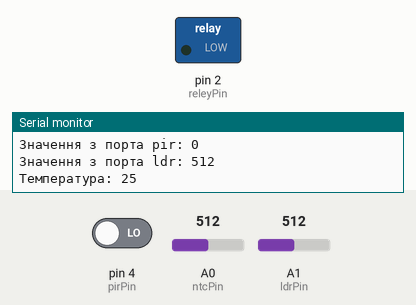
This sketch was run on a simulated Arduino Uno, built with avr-gcc and run on an emulated ATmega328P. Shown: switched loads named in the sketch (green lamp = pin HIGH), the last lines printed to the serial monitor. Inputs (shaded band) come from the test bench; at power-on: pin 4 (pirPin) LOW, A1 (ldrPin) = 512, A0 (ntcPin) = 512.

Above: at 1.3 s.
1.4 s: pin 4 (pirPin) driven HIGH
At 3.0 s:
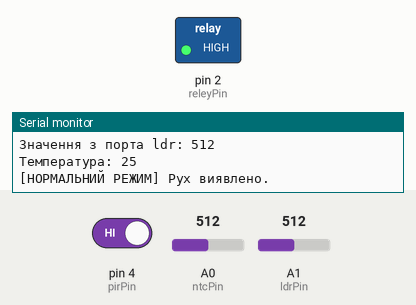
5.8 s: A1 (ldrPin) set to 692
7.3 s: A1 (ldrPin) set to 709
10.4 s: pin 4 (pirPin) driven LOW
At 11.5 s:
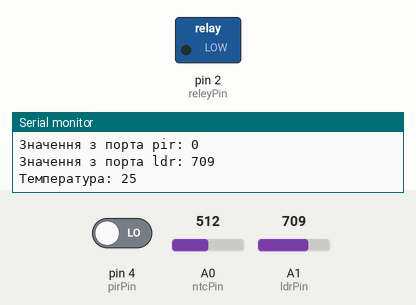
Timing chart, 0 to 13.4 s (numbered marks = the images above; inputs shaded):
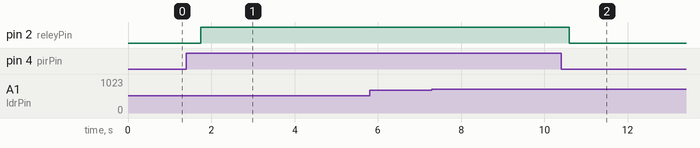

The sketch:

PirWithLightProject.ino
```cpp
// підключення бібліотеки math
#include <math.h>

// ініціалізація змінних з номером піна
// Пін до якого підключено
// PIR-сенсор (Passive Infrared Sensor) ІЧ сенсор
int pirPin = 4;
// Пін до якого підключено
// NTC (термістор із негативним температурним коефіцієнтом)
int ntcPin = A0;
// Пін до якого підключено
// Light Dependent Resistor (фоторезистор)
int ldrPin = A1;
// Пін до якого підключено реле
int releyPin = 2;

const float R_FIXED = 10000.0;

// Коефіцієнти Стейнхарта-Харта для MF52A1 (B=3950)
const float A = 1.106837e-03;
const float B = 2.384642e-04;
const float C = 6.507393e-08;

// Налаштування порогів
const int LIGHT_THRESHOLD = 700; // Порог темряви

void setup() {
  pinMode(pirPin, INPUT);
  pinMode(releyPin, OUTPUT);
  Serial.begin(9600);
}

void loop() {
  // зчитуємо дані з сенсорів
  int motionDetected = digitalRead(pirPin);
  Serial.print("Значення з порта pir: ");
  Serial.println(motionDetected);

  int lightRaw = analogRead(ldrPin);
  Serial.print("Значення з порта ldr: ");
  Serial.println(lightRaw);

  int temperature = getTemperature();
  Serial.print("Температура: ");
  Serial.println(temperature);

  // АДАПТИВНА ЛОГІКА (Корекція під температуру)
  int scanDelay = 500; // Стандартна затримка опитування (0.5 сек)

  if (temperature >= 32.0) {
    // У СПЕКУ: PIR-датчик починає пропускати рухи або "гальмувати".
    // Зменшуємо затримку опитування до мінімуму, щоб схопити найкоротший імпульс.
    scanDelay = 50;

    // Якщо у спеку проскочив навіть найменший натяк на рух,
    // система відпрацьовує його пріоритетно.
    if (motionDetected == HIGH && lightRaw < LIGHT_THRESHOLD) {
      Serial.print("[РЕЖИМ СПЕКИ] Гаряче: ");
      Serial.print(temperature, 1);
      Serial.println("°C. Рух зафіксовано примусово!");

      digitalWrite(releyPin, HIGH);
      delay(3000); // Тримаємо світло увімкненим 3 секунд
    }
  }
  else {
    // НОРМАЛЬНА ТЕМПЕРАТУРА: звичайна робота системи
    if (motionDetected == HIGH && lightRaw < LIGHT_THRESHOLD) {
      Serial.println("[НОРМАЛЬНИЙ РЕЖИМ] Рух виявлено.");
      digitalWrite(releyPin, HIGH);
      delay(2000); // Стандартне увімкнення на 2 секунди
    }
  }

  if (digitalRead(pirPin) == LOW) {
    digitalWrite(releyPin, LOW);
  }

  delay(scanDelay); // Динамічна затримка циклу
}

float getTemperature() {
  // вичитуєм значення з аналогового піна
  // до якого підключений фоторезистор
  int thermValue = analogRead(ntcPin);

  // 1. Обчислюємо опір термістора
  // Формула: R = R_fixed * ( (1023 / ADC) - 1 )
  float resistance = R_FIXED * (1023.0 / (float)thermValue - 1.0);

  // 2. Формула Стейнхарта-Харта
  float logR = log(resistance);
  float tempK = 1.0 / (A + B * logR + C * logR * logR * logR);

  // 3. Переводимо в Цельсії
  float tempC = tempK - 273.15;

  return tempC;
}
```

Measured:
- after the input at 1.4 s, pin 2 (releyPin): LOW → HIGH after 0.34 s
- after the input at 10.4 s, pin 2 (releyPin): HIGH → LOW after 0.19 s
